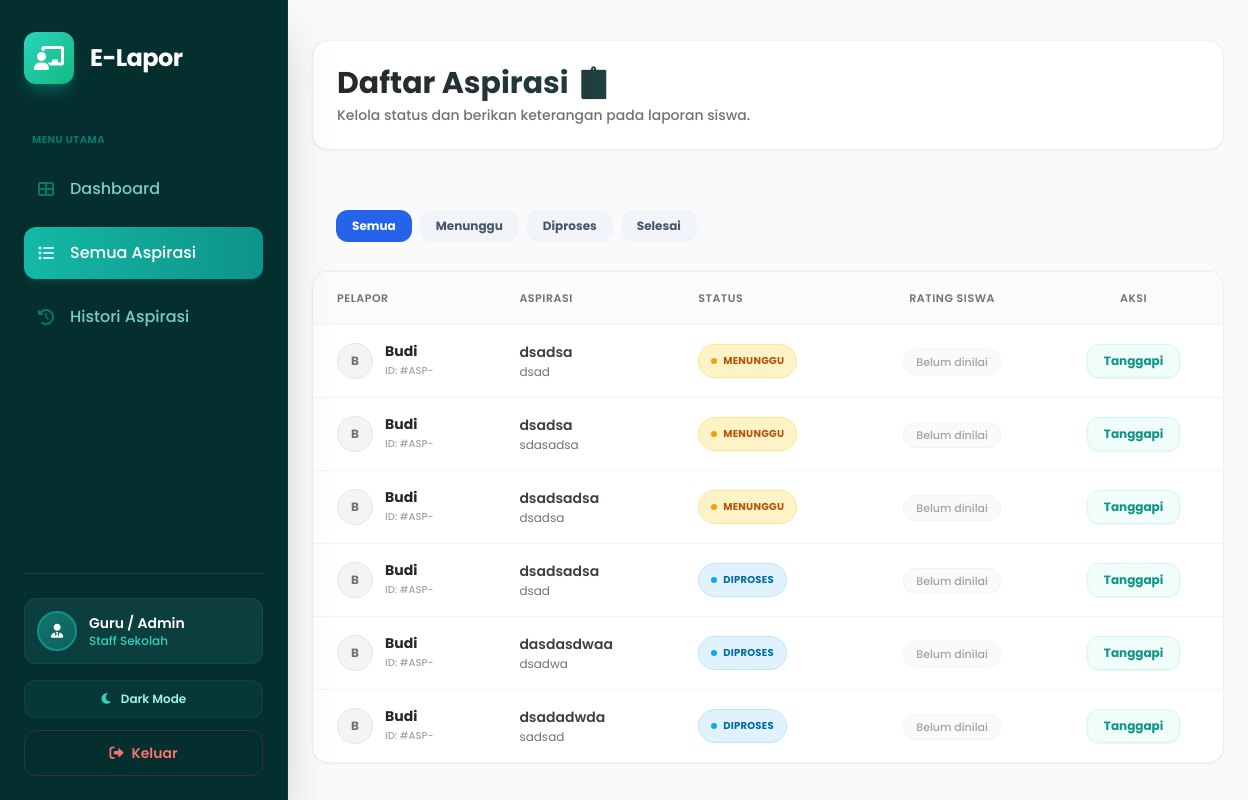
Page /app/views/guru/daftar_aspirasi.php (signed in) on the committed database.
### tables this page shows
CREATE TABLE `aspirasi` (
  `id_aspirasi` int NOT NULL,
  `id_input` int DEFAULT NULL,
  `id_kategori` int DEFAULT NULL,
  `judul` varchar(50) DEFAULT NULL,
  `isi_aspirasi` text,
  `foto` varchar(255) DEFAULT NULL,
  `status` varchar(20) DEFAULT NULL,
  `feedback` text,
  `rating` decimal(2,1) DEFAULT NULL,
  `id_admin` int DEFAULT NULL,
  `id_siswa` int NOT NULL,
  `tanggal_input` date NOT NULL
);

CREATE TABLE `siswa` (
  `id_siswa` int NOT NULL,
  `nama_siswa` varchar(50) DEFAULT NULL,
  `kelas` varchar(10) DEFAULT NULL,
  `username` varchar(30) DEFAULT NULL,
  `password` varchar(100) DEFAULT NULL
);

### app/models/M_koneksi.php (called while the page is built, shortened)
<?php
class Koneksi {
    public function __construct() {
        $this->koneksi = mysqli_connect("localhost", "root", "", "sarana_aspirasi");
    }
}
$koneksi = new Koneksi();
?>

### app/models/m_aspirasi.php (called while the page is built, shortened)
<?php
require_once 'M_koneksi.php';
class M_Aspirasi
{
    private $db;
    public function __construct()
    {
        global $koneksi;
        if ($koneksi != null) {
            $this->db = $koneksi->koneksi;
        } else {
            die("Koneksi database tidak tersedia.");
        }
    }
    public function tampilSemua()
    {
        $query = "SELECT
                    a.*,
                    s.nama_siswa,
                    k.nama_kategori
                  FROM aspirasi a
                  JOIN siswa s
                    ON a.id_siswa = s.id_siswa
                  LEFT JOIN kategori k
                    ON a.id_kategori = k.id_kategori
                  WHERE a.status != 'Selesai'
                  ORDER BY
                    CASE
                        WHEN a.status = 'Menunggu' THEN 1
                        WHEN a.status = 'Diproses' THEN 2
                        ELSE 3
                    END,
                    a.tanggal_input DESC";
        return $this->db->query($query);
    }
}

### app/views/guru/daftar_aspirasi.php (the view, shortened to what this page needs)
<?php
require_once "../../models/m_aspirasi.php";
$model = new M_Aspirasi();
$semua_aspirasi = $model->tampilSemua();
?>
<!DOCTYPE html>
<html lang="id" class="light">
<head>
    <script src="https://cdn.tailwindcss.com"></script>
    <link href="https://cdnjs.cloudflare.com/ajax/libs/font-awesome/6.0.0/css/all.min.css" rel="stylesheet">
</head>
<body class="bg-zinc-50 dark:bg-zinc-950 text-zinc-800 dark:text-zinc-100 antialiased selection:bg-teal-200 selection:text-teal-900 transition-colors duration-300">
    <div class="min-h-screen flex">
        <aside
            id="mobileSidebar"
            class="fixed top-0 left-0 md:flex flex-col w-72 h-screen bg-teal-950 dark:bg-zinc-900 text-teal-100 dark:text-zinc-300 p-6 shadow-2xl z-40 border-r border-teal-900/40 dark:border-zinc-800 -translate-x-full md:translate-x-0 transition-transform duration-300">
            <div class="flex items-center gap-4 mb-12 mt-2">
                <div class="bg-gradient-to-br from-teal-400 to-emerald-500 p-2.5 rounded-xl text-white shadow-lg shadow-teal-500/30">
                    <i class="fas fa-chalkboard-teacher text-2xl"></i>
                </div>
                <h1 class="text-2xl font-bold text-white tracking-tight">E-Lapor</h1>
            </div>
            <nav class="space-y-3 flex-1">
                <p class="text-[10px] font-bold uppercase tracking-wider text-teal-600/70 dark:text-zinc-500 mb-4 px-2">Menu Utama</p>
                <a href="dashboard.php" class="flex items-center gap-3 p-3.5 rounded-xl text-teal-200/80 dark:text-zinc-400 hover:bg-teal-900 dark:hover:bg-zinc-800 hover:text-white transition-all group">
                    <i class="fas fa-th-large w-5 text-teal-600/70 group-hover:text-teal-400 transition-colors"></i>
                    <span class="font-medium">Dashboard</span>
                </a>
                <a href="daftar_aspirasi.php" class="flex items-center gap-3 p-3.5 rounded-xl bg-gradient-to-r from-teal-500 to-teal-600 text-white shadow-md shadow-teal-900/50 transform transition-transform hover:scale-[1.02]">
                    <i class="fas fa-list-ul w-5 text-teal-100"></i>
                    <span class="font-medium">Semua Aspirasi</span>
                </a>
                <a href="histori_aspirasi.php" class="flex items-center gap-3 p-3.5 rounded-xl text-teal-200/80 dark:text-zinc-400 hover:bg-teal-900 dark:hover:bg-zinc-800 hover:text-white transition-all group">
                    <i class="fas fa-history w-5 text-teal-600/70 group-hover:text-teal-400 transition-colors"></i>
                    <span class="font-medium">Histori Aspirasi</span>
                </a>
            </nav>
            <div class="mt-auto pt-6 border-t border-teal-900/80 dark:border-zinc-800">
                <div class="flex items-center gap-3 p-3 bg-teal-900/50 dark:bg-zinc-800/60 rounded-xl mb-4 border border-teal-800/50 dark:border-zinc-700">
                    <div class="w-10 h-10 rounded-full bg-gradient-to-br from-teal-700 to-teal-800 flex items-center justify-center border-2 border-teal-600 shrink-0">
                        <i class="fas fa-user-tie text-white text-sm"></i>
                    </div>
                    <div class="overflow-hidden">
                        <p class="text-sm font-semibold truncate text-white">Guru / Admin</p>
                        <p class="text-xs text-teal-400 dark:text-teal-300 font-medium">Staff Sekolah</p>
                    </div>
                </div>
                <div class="flex items-center gap-2 mb-3">
                    <button onclick="toggleTheme()" class="flex-1 flex items-center justify-center gap-2 p-2.5 bg-teal-900/30 dark:bg-zinc-800 hover:bg-teal-900/60 dark:hover:bg-zinc-700 rounded-xl text-xs font-semibold text-teal-200 dark:text-zinc-300 transition-all border border-teal-800/40 dark:border-zinc-700">
                        <i id="themeIcon" class="fas fa-moon text-teal-400"></i>
                        <span id="themeText">Dark Mode</span>
                    </button>
                </div>
                <a href="../../../logout.php" class="w-full flex items-center justify-center gap-2 p-3 text-red-400 hover:bg-red-500/10 hover:text-red-300 rounded-xl transition-all text-sm font-semibold border border-red-500/20">
                    <i class="fas fa-sign-out-alt"></i> Keluar
                </a>
            </div>
        </aside>
        <main class="flex-1 md:ml-72 pt-24 md:pt-10 p-6 relative transition-colors duration-300">
            <div class=" z-40 mb-6 md:mb-10 bg-white dark:bg-zinc-900 p-4 md:p-6 rounded-2xl shadow-sm border border-zinc-200/60 dark:border-zinc-800 transition-colors">
                <h2 class="text-2xl md:text-3xl font-bold text-transparent bg-clip-text bg-gradient-to-r from-zinc-800 to-teal-700 dark:from-zinc-100 dark:to-teal-400 mb-1">
                </h2>
                <p class="text-zinc-500 dark:text-zinc-400 text-sm font-medium">Kelola status dan berikan keterangan pada laporan siswa.</p>
            </div>
            <div class="px-6 py-5 border-b border-slate-100 dark:border-slate-800">
                <div class="flex overflow-x-auto items-center gap-2 pb-2 scrollbar-hide">
                    <button
                        type="button"
                        onclick="filterAspirasi('Semua', this)"
                        class="filter-btn active-filter px-4 py-2 rounded-xl text-xs font-bold bg-blue-600 text-white transition-all">
                        Semua
                    </button>
                    <button
                        type="button"
                        onclick="filterAspirasi('Menunggu', this)"
                        class="filter-btn px-4 py-2 rounded-xl text-xs font-bold bg-slate-100 dark:bg-slate-800 text-slate-600 dark:text-slate-300 transition-all hover:bg-amber-100 hover:text-amber-700">
                        Menunggu
                    </button>
                    <button
                        type="button"
                        onclick="filterAspirasi('Diproses', this)"
                        class="filter-btn px-4 py-2 rounded-xl text-xs font-bold bg-slate-100 dark:bg-slate-800 text-slate-600 dark:text-slate-300 transition-all hover:bg-sky-100 hover:text-sky-700">
                        Diproses
                    </button>
                    <button
                        type="button"
                        onclick="filterAspirasi('Selesai', this)"
                        class="filter-btn px-4 py-2 rounded-xl text-xs font-bold bg-slate-100 dark:bg-slate-800 text-slate-600 dark:text-slate-300 transition-all hover:bg-emerald-100 hover:text-emerald-700">
                        Selesai
                    </button>
                </div>
            </div>
            <div class="hidden md:block bg-white dark:bg-zinc-900 rounded-2xl border border-zinc-200/60 dark:border-zinc-800 overflow-hidden shadow-sm hover:shadow-md transition-all">
                <div class="overflow-x-auto">
                    <table class="w-full min-w-[900px] text-sm">
                        <thead class="bg-zinc-50/80 dark:bg-zinc-800/50 text-zinc-500 dark:text-zinc-400 border-b border-zinc-100 dark:border-zinc-800">
                            <tr>
                                <th class="px-6 py-4 text-left font-semibold uppercase tracking-wider text-[11px]">Pelapor</th>
                                <th class="px-6 py-4 text-left font-semibold uppercase tracking-wider text-[11px]">Aspirasi</th>
                                <th class="px-6 py-4 text-left font-semibold uppercase tracking-wider text-[11px]">Status</th>
                                <th class="px-6 py-4 text-center font-semibold uppercase tracking-wider text-[11px]">Rating Siswa</th>
                                <th class="px-6 py-4 text-center font-semibold uppercase tracking-wider text-[11px]">Aksi</th>
                            </tr>
                        </thead>
                        <tbody class="divide-y divide-zinc-100 dark:divide-zinc-800">
                            <?php while ($row = $semua_aspirasi->fetch_assoc()):
                                $status = $row['status'];
                                $color = ($status == 'Selesai') ? 'emerald' : (($status == 'Diproses') ? 'sky' : 'amber');
                            ?>
                                <tr data-status="<?= htmlspecialchars($status) ?>" class="hover:bg-slate-50 dark:hover:bg-slate-800/50 transition-colors group">
                                    <td class="px-6 py-4">
                                        <div class="flex items-center gap-3">
                                            <div class="w-9 h-9 rounded-full bg-zinc-100 dark:bg-zinc-800 flex items-center justify-center text-zinc-500 dark:text-zinc-400 text-xs font-bold border border-zinc-200 dark:border-zinc-700">
                                                <?= substr(htmlspecialchars($row['nama_siswa']), 0, 1) ?>
                                            </div>
                                            <div>
                                                <p class="font-bold text-zinc-800 dark:text-zinc-200 group-hover:text-teal-700 dark:group-hover:text-teal-400 transition-colors"><?= htmlspecialchars($row['nama_siswa']) ?></p>
                                                <p class="text-[10px] font-medium text-zinc-400">ID: #ASP-<?= $row['id_input'] ?></p>
                                            </div>
                                        </div>
                                    </td>
                                    <td class="px-6 py-4">
                                        <p class="font-semibold text-zinc-700 dark:text-zinc-300"><?= htmlspecialchars($row['judul']) ?></p>
                                        <p class="text-xs text-zinc-500 dark:text-zinc-400 truncate max-w-[250px] mt-0.5"><?= htmlspecialchars($row['isi_aspirasi']) ?></p>
                                    </td>
                                    <td class="px-6 py-4">
                                        <span class="inline-flex items-center gap-1.5 px-3 py-1.5 rounded-full text-[10px] font-bold bg-<?= $color ?>-100 text-<?= $color ?>-700 dark:bg-<?= $color ?>-950/60 dark:text-<?= $color ?>-400 border border-<?= $color ?>-200 dark:border-<?= $color ?>-800 uppercase tracking-wide">
                                            <span class="w-1.5 h-1.5 rounded-full bg-<?= $color ?>-500"></span>
                                            <?= strtoupper($status) ?>
                                        </span>
                                    </td>
                                    <td class="px-6 py-4 text-center">
                                        <?php if ($row['rating'] !== null): ?>
                                            <div class="flex items-center justify-center gap-1">
                                                <?php
                                                $rating = (float)$row['rating'];
                                                $fullStars = floor($rating);
                                                $hasHalf = ($rating - $fullStars) >= 0.5;
                                                ?>
                                                <?php for ($i = 0; $i < $fullStars; $i++): ?>
                                                    <i class="fas fa-star text-amber-400"></i>
                                                <?php endfor; ?>
                                                <?php if ($hasHalf): ?>
                                                    <i class="fas fa-star-half-stroke text-amber-400"></i>
                                                <?php endif; ?>
                                                <span class="ml-1 text-xs font-bold text-zinc-600 dark:text-zinc-300 bg-zinc-100 dark:bg-zinc-800 px-2 py-0.5 rounded-md border border-zinc-200 dark:border-zinc-700">
                                                    <?= number_format($rating, 1) ?>
                                                </span>
                                            </div>
                                        <?php else: ?>
                                            <span class="text-[11px] text-zinc-400 font-medium bg-zinc-50 dark:bg-zinc-800/60 px-3 py-1 rounded-full border border-zinc-100 dark:border-zinc-700">
                                                Belum dinilai
                                            </span>
                                        <?php endif; ?>
                                    </td>
                                    <td class="px-6 py-4 text-center">
                                        <button
                                            onclick='openEditModal(
                                                <?= json_encode($row["id_aspirasi"]) ?>,
                                                <?= json_encode($row["nama_siswa"]) ?>,
                                                <?= json_encode($status) ?>,
                                                <?= json_encode($row["judul"]) ?>,
                                                <?= json_encode($row["foto"] ?? "") ?>,
                                                <?= json_encode($row["isi_aspirasi"]) ?>
                                            )'
                                            class="bg-teal-50 dark:bg-teal-950/50 text-teal-600 dark:text-teal-400 px-4 py-2 rounded-xl text-xs font-bold hover:bg-teal-600 hover:text-white border border-teal-100 dark:border-teal-800 hover:border-teal-600 transition-all duration-300 shadow-sm hover:shadow-md hover:-translate-y-0.5">
                                            Tanggapi
                                        </button>
                                    </td>
                                </tr>
                            <?php endwhile; ?>
                        </tbody>
                    </table>
                </div>
            </div>
        </main>
    </div>
</body>
</html>

### app/views/guru/daftar_aspirasi.php (style rules this page uses)
body { font-family: 'Poppins', sans-serif; }
body { top: 0 !important; }
.scrollbar-hide { scrollbar-width: none; }
#mobileSidebar { transition: .3s ease; }

### rows in the picture
aspirasi: id_siswa.nama_siswa "B", id_siswa.nama_siswa "Budi", judul "dsadsa", isi_aspirasi "dsad", status "MENUNGGU", shows "Belum dinilai"
aspirasi: id_siswa.nama_siswa "B", id_siswa.nama_siswa "Budi", judul "dsadsa", isi_aspirasi "sdasadsa", status "MENUNGGU", shows "Belum dinilai"
aspirasi: id_siswa.nama_siswa "B", id_siswa.nama_siswa "Budi", judul "dsadsadsa", isi_aspirasi "dsadsa", status "MENUNGGU", shows "Belum dinilai"
aspirasi: id_siswa.nama_siswa "B", id_siswa.nama_siswa "Budi", judul "dsadsadsa", isi_aspirasi "dsad", status "DIPROSES", shows "Belum dinilai"
aspirasi: id_siswa.nama_siswa "B", id_siswa.nama_siswa "Budi", judul "dasdasdwaa", isi_aspirasi "dsadwa", status "DIPROSES", shows "Belum dinilai"
aspirasi: id_siswa.nama_siswa "B", id_siswa.nama_siswa "Budi", judul "dsadadwda", isi_aspirasi "sadsad", status "DIPROSES", shows "Belum dinilai"
